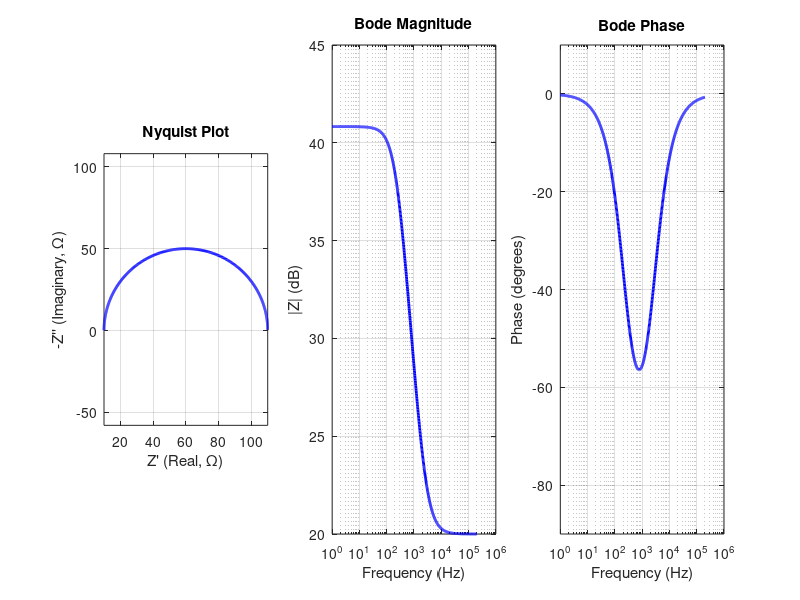

Recreate this plot in MATLAB. (Note: this script raises an error after producing the figure.)
% Simple R+(R||C) Circuit Analysis - Multiple Circuits
% Generate Bode and Nyquist plots for 5 different R+(R||C) circuits

clear; close all; clc;

%% Define 5 different circuits
circuits = [
    10,   100,   6.8e-6;    % Circuit 1
    10,   1e3,   470e-6;    % Circuit 2
    100,  10e3,  470e-9;    % Circuit 3
    510,  100e3, 10e-9;    % Circuit 4
    1e3,  1e6,   100e-12;    % Circuit 5
];

%% Frequency range: 1 Hz to 200 kHz
f = logspace(0, log10(200000), 1000);  % 1 Hz to 200 kHz
omega = 2*pi*f;
j = 1i;

%% Process each circuit in separate window
for i = 1:size(circuits, 1)

    % Get circuit parameters
    Rs = circuits(i, 1);
    R = circuits(i, 2);
    C = circuits(i, 3);

    %% Calculate impedance Z = Rs + (R || C)
    % Capacitor impedance
    Zc = 1 ./ (j * omega * C);

    % Parallel combination of R and C
    Z_parallel = (R .* Zc) ./ (R + Zc);

    % Total impedance
    Z = Rs + Z_parallel;

    %% Calculate characteristic frequency
    fc = 1 / (2 * pi * R * C);

    %% Create separate figure for this circuit
    figure('Position', [100 + i*50, 100 + i*30, 1200, 500], ...
           'Name', sprintf('Circuit %d', i));

    %% Nyquist Plot
    subplot(1, 3, 1);
    plot(real(Z), -imag(Z), 'b-', 'LineWidth', 2);
    grid on; axis equal;
    xlabel('Z'' (Real, Ω)');
    ylabel('-Z'''' (Imaginary, Ω)');
    title('Nyquist Plot');

    %% Bode Magnitude
    subplot(1, 3, 2);
    semilogx(f, 20*log10(abs(Z)), 'b-', 'LineWidth', 2);
    grid on;
    xlabel('Frequency (Hz)');
    ylabel('|Z| (dB)');
    title('Bode Magnitude');

    %% Bode Phase
    subplot(1, 3, 3);
    phase_deg = angle(Z) * 180 / pi;
    semilogx(f, phase_deg, 'b-', 'LineWidth', 2);
    grid on;
    xlabel('Frequency (Hz)');
    ylabel('Phase (degrees)');
    title('Bode Phase');
    ylim([-90, 10]);

    %% Format capacitance with appropriate units
    if C >= 1e-6
        C_str = sprintf('%.1fμF', C*1e6);
    elseif C >= 1e-9
        C_str = sprintf('%.0fnF', C*1e9);
    else
        C_str = sprintf('%.0fpF', C*1e12);
    end

    %% Add main title
    sgtitle(sprintf('Circuit %d: Rs=%.0fΩ, R=%.0fΩ, C=%s, fc=%.1fHz', ...
            i, Rs, R, C_str, fc), 'FontSize', 14);

    %% Display parameters
    fprintf('Circuit %d Parameters:\n', i);
    fprintf('  Rs = %.0f Ω\n', Rs);
    fprintf('  R = %.0f Ω\n', R);
    fprintf('  C = %.2e F (%s)\n', C, C_str);
    fprintf('  Characteristic frequency fc = %.1f Hz\n\n', fc);

end

fprintf('All 5 circuits plotted in separate windows!\n');
